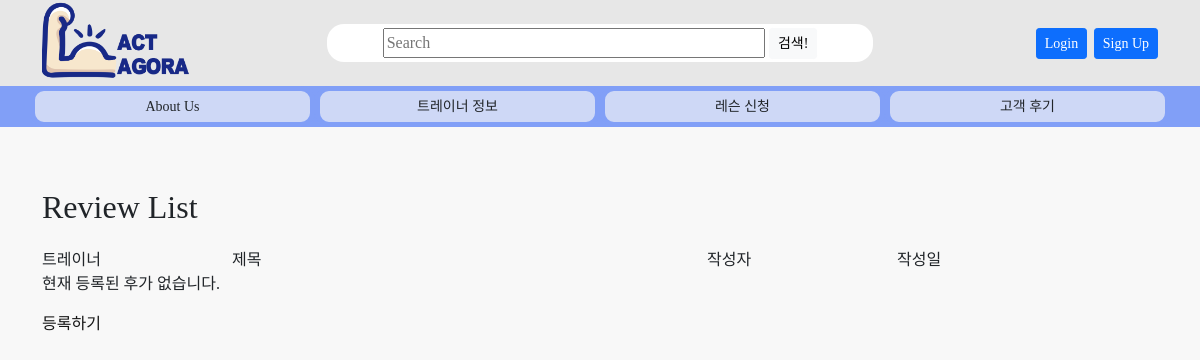
/review/, run on an earlier commit of the app's database.
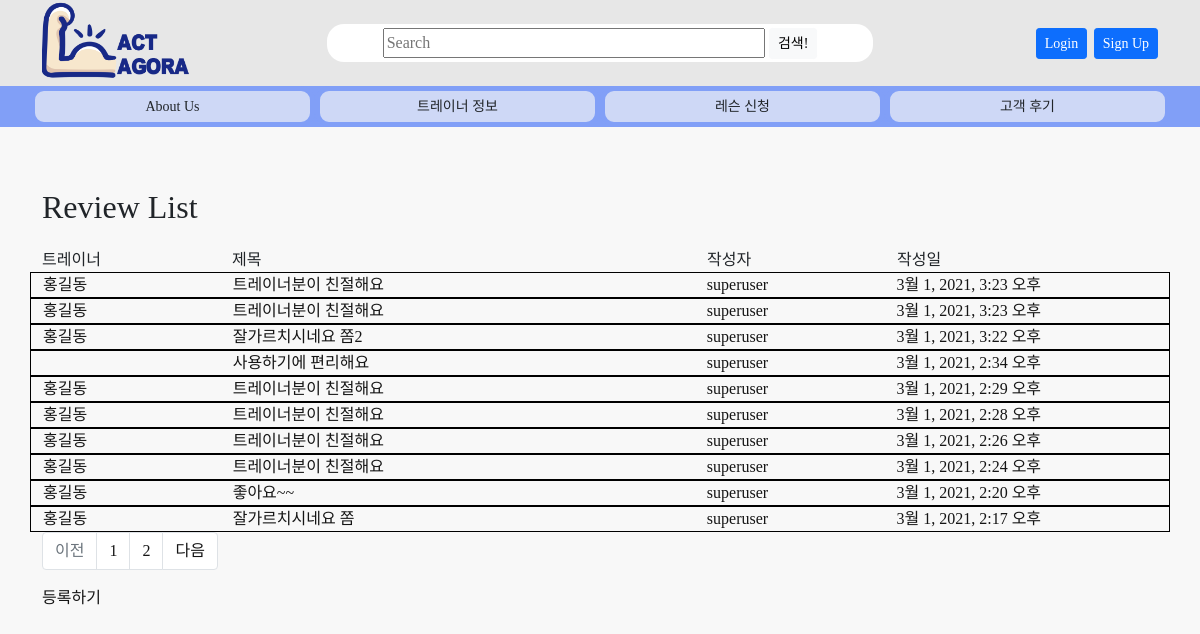
And on a later commit of the database.
### review/models.py (models this page shows, shortened)
class Review(models.Model):
    writer = models.ForeignKey(settings.AUTH_USER_MODEL, null=True, blank=True, on_delete=models.SET_NULL, verbose_name='작성자')
    trainer = models.ForeignKey(Trainer, null=True, blank=True, on_delete=models.SET_NULL, verbose_name='트레이너')
    date = models.DateTimeField(auto_now_add=True, blank=False, verbose_name='작성일')
    genretext = models.CharField(max_length=200, null=True, blank=True)
    genre = models.ManyToManyField(Genre, blank=True, verbose_name='장르')
    tagtext = models.CharField(max_length=200, null=True, blank=True)
    hashtag = models.ManyToManyField(Hashtag, blank=True)
    title = models.CharField(max_length=100, null=True)
    content = models.TextField(null=True, blank=True)
    def get_absolute_url(self):
        return reverse('review:review-detail', args=[str(self.id)])
    class Meta:
        db_table = '리뷰'
        verbose_name = '리뷰'
        verbose_name_plural = '리뷰'

### trainer/models.py (models this page shows, shortened)
class Trainer(models.Model):
    writer = models.ForeignKey(settings.AUTH_USER_MODEL, null=True, blank=True, on_delete=models.CASCADE, verbose_name='작성자')
    name = models.CharField(max_length=10, verbose_name='이름')
    genretext = models.CharField(max_length=200, null=True)
    genre = models.ManyToManyField(Genre, blank=True, verbose_name='장르')
    address = models.CharField(max_length=40, null=True, verbose_name='지역')
    place = models.CharField(max_length=40, null=True, verbose_name='장소')
    summary = models.TextField(null=True, blank=True)
    tagtext = models.CharField(max_length=200, null=True, blank=True)
    hashtag = models.ManyToManyField(Hashtag, blank=True)
    image = ProcessedImageField(
        upload_to=get_profile_image_path, processors=[ResizeToFill(width=500, height=500, upscale=False)], null=True, blank=True,
        format='JPEG', options={'quality': 90}, verbose_name="프로필 이미지"
    )
    imagename = models.CharField(max_length=64, null=True, verbose_name='이미지파일')
    def display_genre(self):
        """Create a string for the Genre. This is required to display genre in Admin."""
        return ', '.join(genre.name for genre in self.genre.all()[:3])
    display_genre.short_description = 'Genre'
    class Meta:
        db_table = '트레이너'
        verbose_name = '트레이너'
        verbose_name_plural = '트레이너'

### accounts/models.py (models this page shows)
class User(AbstractBaseUser, PermissionsMixin):
    objects = UserManager()
    user_id = models.CharField(max_length=17, verbose_name="아이디", unique=True)
    password = models.CharField(max_length=256, verbose_name="비밀번호")
    email = models.EmailField(max_length=128, verbose_name="이메일", null=True, unique=True)
    hp = models.IntegerField(verbose_name="핸드폰번호", null=True, unique=True)
    name = models.CharField(max_length=8, verbose_name="이름", null=True)
    level = models.CharField(choices=LEVEL_CHOICES, max_length=18, verbose_name="등급", default=3)
    auth = models.CharField(max_length=10, verbose_name="인증번호", null=True)
    date_joined = models.DateTimeField(auto_now_add=True, verbose_name='가입일', null=True, blank=True)
    is_active = models.BooleanField(default=True)
    is_admin = models.BooleanField(default=False)
    is_staff = models.BooleanField(default=False)
    is_superuser = models.BooleanField(default=False)
    USERNAME_FIELD = 'user_id'
    REQUIRED_FIELDS = ['email']
    def __str__(self):
        return self.user_id
    class Meta:
        db_table = "회원목록"
        verbose_name = "사용자"
        verbose_name_plural = "사용자"

### review/views.py (the view)
# urls.py: path('review/', views.ReviewListView.as_view(), name='reviews'),
class ReviewListView(generic.ListView):
    model = Review
    paginate_by = 10
    template_name = 'review/review_list.html'
    context_object_name = 'review_list'
    def get_queryset(self):
        trainer_list = Review.objects.order_by('-id')
        self.request.session['trainer_id'] = None
        return trainer_list
    def get_context_data(self, **kwargs):
        context = super().get_context_data(**kwargs)
        paginator = context['paginator']
        page_numbers_range = 5
        max_index = len(paginator.page_range)
        page = self.request.GET.get('page')
        current_page = int(page) if page else 1
        start_index = int((current_page - 1) / page_numbers_range) * page_numbers_range
        end_index = start_index + page_numbers_range
        if end_index >= max_index:
            end_index = max_index
        page_range = paginator.page_range[start_index:end_index]
        context['page_range'] = page_range
        return context

### templates/review/review_list.html
{% extends 'base.html' %}
{% block contents %}
{% if b %}
<h1>Search List</h1>
{% else %}
<h1>Review List</h1>
{% endif %}
<div class="row">
    <div class="col-2 col-md-2">트레이너</div>
    <div class="col-5 col-md-5">제목</div>
    <div class="col-2 col-md-2">작성자</div>
    <div class="col-3 col-md-3">작성일</div>
</div>
{% if review_list %}
{% for review in review_list %}
<a href="{{ review.get_absolute_url }}">
    <div class="row" style="border: 1px solid black">
        <div class="col-2 col-md-2">{{ review.trainer.name }}</div>
        <div class="col-5 col-md-5">{{ review.title }}</div>
        <div class="col-2 col-md-2">{{ review.writer }}</div>
        <div class="col-3 col-md-3">{{ review.date }}</div>
    </div>
</a>
{% endfor %}
{% else %}
    {% if b %}
    <p>검색 결과가 없습니다.</p>
    {% else %}
    <p>현재 등록된 후가 없습니다.</p>
    {% endif %}
{% endif %}
{% if is_paginated %}
<ul class="pagination">
    {% if page_obj.has_previous %}
    <li class="page-item">
        <a class="page-link" href="?page={{ page_obj.previous_page_number }}"
            tabindex="-1">이전</a>
    </li>
    {% else %}
    <li class="page-item disabled">
        <a class="page-link" href="#" tabindex="-1">이전</a>
    </li>
    {% endif %}
    {% for page in page_range %}
    <li class="page-item {% if page == page_obj.number %} activate {% endif %}">
        <a class="page-link" href="?page={{ page }}">{{ page }}</a>
    </li>
    {% endfor %}
    {% if page_obj.has_next %}
    <li class="page-item">
        <a class="page-link"
            href="?page={{ page_obj.next_page_number }}">다음</a>
    </li>
    {% else %}
    <li class="page-item disabled">
        <a class="page-link" href="#">다음</a>
    </li>
    {% endif %}
</ul>
{% endif %}
{% if b %}
<p></p>
{% else %}
<a href="{% url 'review:review-new' %}">등록하기</a>
{% endif %}
{% endblock %}

### templates/base.html (shortened to what this page needs)
<html>
{% load static %}
    <head>
        <link href="https://cdn.jsdelivr.net/npm/bootstrap@5.0.0-beta2/dist/css/bootstrap.min.css" rel="stylesheet">
        <link rel="stylesheet" type="text/css" href="{% static 'css/normalize.css' %}" />
        <link rel="stylesheet" type="text/css" href="{% static 'css/styles.css' %}" />
    </head>
    <body>
    {% load has_group %}
        <div class="container-fluid" style="background-color: #E7E7E7">
            <div class="container">
                <div class="row">
                    <div id="top-logo" class="col-4 col-md-3">
                        <a href="{% url 'index' %}"><img class="img-fluid" src="{% static 'img/main-logo.png' %}" style="vertical-align: middle; max-height: 80px"></a>
                    </div>
                    <div id="top-userinfo" class="col-8 col-md-3 order-md-2" align="right" style="margin: auto; font-size: 13px">
                        {% if user.is_authenticated %}
                            환영합니다, {{ user.get_username }} 님<br>
                            <a href="{% url 'accounts:logout' %}"><button class="btn btn-primary btn-sm" style="vertical-align: middle">Logout</button></a>
                            &nbsp;<a href="{% url 'accounts:mypage' %}"><button class="btn btn-primary btn-sm" style="vertical-align: middle">My Page</button></button></a>
                        {% else %}
                            <a \ href="{% url 'accounts:login' %}?next={{ request.path }}"><button class="btn btn-primary btn-sm" style="vertical-align: middle">Login</button></a>
                            &nbsp;<a href="{% url 'accounts:agreement' %}"><button class="btn btn-primary btn-sm" style="vertical-align: middle">Sign Up</button></a>
                        {% endif %}
                    </div>
                    <div id="top-search" class="col-12 col-md-6 order-md-1">
                        <form class="form my-1 my-md-4" action="{% url 'search' %}" method="GET" style="border-radius: 17px; background-color: white; text-align: center">
                            <input class="form my-1" style="height: 30px; width: 70%; vertical-align: middle" type="text" placeholder="Search" aria-label="Search" name="b" value="{{b}}">
                            <input type="submit" value="검색!" class="btn btn-light btn-sm" style="vertical-align: middle">
                        </form>
                    </div>
                </div>
            </div>
        </div>
        <div id="top-menu-bg" class="container-fluid">
            <div class="container">
                <div class="row">
                    <div id="top-menu-btn" class="col-sm-3 col-3" align="center"><a  href="{% url 'index' %}"><button class="btn btn-sm">About Us</button></a></div>
                    <div id="top-menu-btn" class="col-sm-3 col-3" align="center"><a  href="{% url 'trainers' %}"><button class="btn btn-sm">트레이너 정보</button></a></div>
                    <div id="top-menu-btn" class="col-sm-3 col-3" align="center"><a  href="{% url 'lectures' %}"><button class="btn btn-sm">레슨 신청</button></a></div>
                    <div id="top-menu-btn" class="col-sm-3 col-3" align="center"><a  href="{% url 'review:reviews' %}"><button class="btn btn-sm">고객 후기</button></a></div>
                </div>
            </div>
        </div>
        <p>&nbsp;</p>
        <div class="container">
            <div class="row">
                <div class="col-sm-12 col-12" style="margin: auto">
                    {% block contents %}{% endblock %}
                </div>
            </div>
        </div>
    </body>
</html>

### static/css/styles.css (style rules this page uses)
body { font-family: NotoSansKR; background-color: #F8F8F8; }
div#top-menu-bg { background-color: #819FF7; }
div#top-menu-btn { background-color: #CED8F6; border-radius: 14px; border:5px solid #819FF7; }
a:link { text-decoration: none; color: #151515; }

What changed in the data, as far as the page shows it:
added Review: trainer.name "홍길동", title "트레이너분이 친절해요", writer "superuser", date "3월 1, 2021, 3:23 오후"
added Review: trainer.name "홍길동", title "트레이너분이 친절해요", writer "superuser", date "3월 1, 2021, 3:23 오후"
added Review: trainer.name "홍길동", title "잘가르치시네요 쫌2", writer "superuser", date "3월 1, 2021, 3:22 오후"
added Review: title "사용하기에 편리해요", writer "superuser", date "3월 1, 2021, 2:34 오후"
added Review: trainer.name "홍길동", title "트레이너분이 친절해요", writer "superuser", date "3월 1, 2021, 2:29 오후"
added Review: trainer.name "홍길동", title "트레이너분이 친절해요", writer "superuser", date "3월 1, 2021, 2:28 오후"
added Review: trainer.name "홍길동", title "트레이너분이 친절해요", writer "superuser", date "3월 1, 2021, 2:26 오후"
added Review: trainer.name "홍길동", title "트레이너분이 친절해요", writer "superuser", date "3월 1, 2021, 2:24 오후"
added Review: trainer.name "홍길동", title "좋아요~~", writer "superuser", date "3월 1, 2021, 2:20 오후"
added Review: trainer.name "홍길동", title "잘가르치시네요 쫌", writer "superuser", date "3월 1, 2021, 2:17 오후"
Also different on the page:
text no longer shown: "현재 등록된 후가 없습니다."
text now shown: "이전 다음"
new list line: "1"
new list line: "2"
